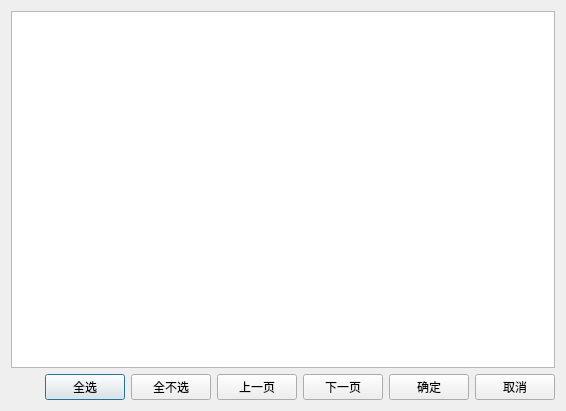
<?xml version="1.0" encoding="UTF-8"?>
<ui version="4.0">
 <class>public_showImages</class>
 <widget class="QDialog" name="public_showImages">
  <property name="geometry">
   <rect>
    <x>0</x>
    <y>0</y>
    <width>566</width>
    <height>411</height>
   </rect>
  </property>
  <property name="windowTitle">
   <string>Dialog</string>
  </property>
  <layout class="QVBoxLayout" name="verticalLayout">
   <item>
    <widget class="lds_tableview_virtual" name="tableView"/>
   </item>
   <item>
    <layout class="QHBoxLayout" name="horizontalLayout">
     <item>
      <spacer name="horizontalSpacer">
       <property name="orientation">
        <enum>Qt::Horizontal</enum>
       </property>
       <property name="sizeHint" stdset="0">
        <size>
         <width>40</width>
         <height>20</height>
        </size>
       </property>
      </spacer>
     </item>
     <item>
      <widget class="lds_toolbar_button" name="pushButton_selectAll">
       <property name="text">
        <string>全选</string>
       </property>
       <property name="outer_stylesheet" stdset="0">
        <string>pushbutton</string>
       </property>
      </widget>
     </item>
     <item>
      <widget class="lds_toolbar_button" name="pushButton_clearAll">
       <property name="text">
        <string>全不选</string>
       </property>
       <property name="outer_stylesheet" stdset="0">
        <string>pushbutton</string>
       </property>
      </widget>
     </item>
     <item>
      <widget class="lds_toolbar_button" name="pushButton_up">
       <property name="text">
        <string>上一页</string>
       </property>
       <property name="outer_stylesheet" stdset="0">
        <string>pushbutton</string>
       </property>
      </widget>
     </item>
     <item>
      <widget class="lds_toolbar_button" name="pushButton_down">
       <property name="text">
        <string>下一页</string>
       </property>
       <property name="outer_stylesheet" stdset="0">
        <string>pushbutton</string>
       </property>
      </widget>
     </item>
     <item>
      <widget class="lds_toolbar_button" name="pushButton_ok">
       <property name="text">
        <string>确定</string>
       </property>
       <property name="outer_stylesheet" stdset="0">
        <string>pushbutton</string>
       </property>
      </widget>
     </item>
     <item>
      <widget class="lds_toolbar_button" name="pushButton_cancel">
       <property name="text">
        <string>取消</string>
       </property>
       <property name="outer_stylesheet" stdset="0">
        <string>pushbutton</string>
       </property>
      </widget>
     </item>
    </layout>
   </item>
  </layout>
 </widget>
 <customwidgets>
  <customwidget>
   <class>lds_toolbar_button</class>
   <extends>QPushButton</extends>
   <header>lds_toolbar_button.h</header>
  </customwidget>
  <customwidget>
   <class>lds_tableview_virtual</class>
   <extends>QTableView</extends>
   <header>lds_tableview_virtual.h</header>
  </customwidget>
 </customwidgets>
 <resources/>
 <connections/>
</ui>
